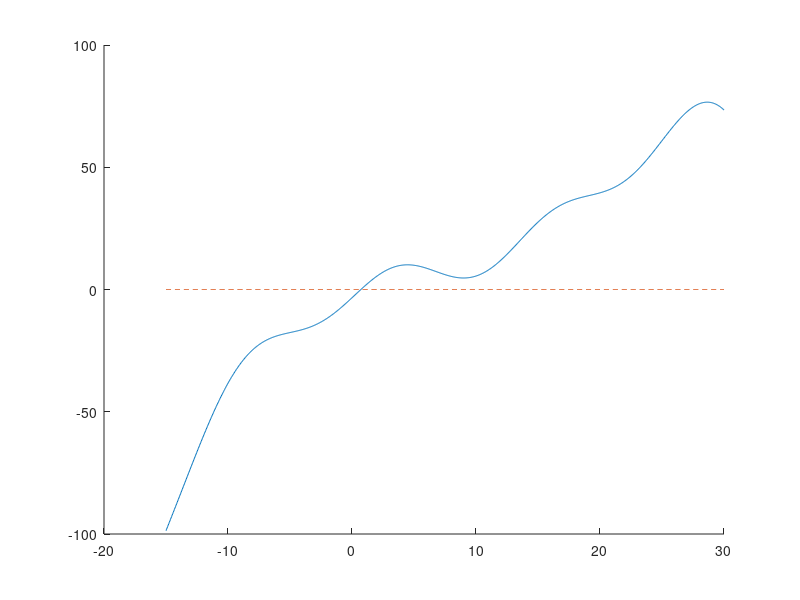

Here is the MATLAB script that generated this plot: (Note: this script raises an error after producing the figure.)
%% Definition of test function 01 and its derivative
test_func01 = @(x) (x.^3)/100 - (x.^2)/8 + 2*x + 6*sin(x/2+6) -.7 - exp(x/6);
test_derivative01 = @(x) 3*(x.^2)/100 - 2*x/8 + 2 +(6/2)*cos(x/2+6) - exp(x/6)/6;

%% Bisection Method Demonstration

x = linspace(-15, 30, 1000);

% plotting numerical root finding results from bisection method
figure();
hold on;
plot(x, test_func01(x));
plot(x, zeros(size(x)), '--');

bisection_root = bisection_solver(@test_function, -25, 25, 10e-14, 1000);

plot(bisection_root, test_func01(bisection_root), '.', MarkerSize=20);
legend('Function', 'Y=0', 'Root Approx.');

hold off;
%% Newton's Method Demonstration

x = linspace(-15, 30, 1000);

% plotting numerical root finding results from bisection method
figure();
hold on;
plot(x, test_func01(x));
plot(x, zeros(size(x)), '--');

newton_root = newton_solver_jojo(@test_function, 10, 10e-14, 1000);

plot(newton_root, test_func01(newton_root), '.', MarkerSize=20);
legend('Function', 'Y=0', 'Root Approx.');

hold off;

%% Secant Method Demonstration

x = linspace(-15, 30, 1000);

% plotting numerical root finding results from bisection method
figure();
hold on;
plot(x, test_func01(x));
plot(x, zeros(size(x)), '--');

secant_root = secant_solver_jojo(@test_function, 5, 10, 10e-14, 1000);

plot(secant_root, test_func01(secant_root), '.', MarkerSize=20);
legend('Function', 'Y=0', 'Root Approx.');

hold off;

%% Testing convergence for Bisection method (unsure if works)
% declare input_list as a global variable
global input_list;

% number of trials we would like to perform
num_iter = 100;

%list of estimate at current iteration (x_{n}) compiled across all trials
x_current_list = [];

% list of estimate at next iteration (x_{n+1}) compiled across all trials
x_next_list = [];

%keeps track of which iteration (n) in a trial each data point was 
% collected from
index_list = [];

% calculate root to base initial guesses off of
x_r_calc = bisection_solver(@convergence_test_func, -3, 3, 10e-14, 1000);

%loop through each trial
for n = 1:num_iter
    % pull out the left and right guess for the trial
    x0 = x_r_calc - 3*rand();
    x1 = x_r_calc + 3*rand();

    % clear the input_list global variable
    input_list = [];

    % run the newton solver
    [x_r, return_list] = bisection_convergence_test(@convergence_test_func, x0, x1, 10e-14, 1000);
    % at this point, input_list will be populated with the values that the 
    % solver called at each iteration. In other words, it is now 
    % [x_1,x_2,...x_n-1,x_n] append the collected data to the compilation
    x_current_list = [x_current_list,return_list(1:end-1)];
    x_next_list = [x_next_list,return_list(2:end)];
    %index_list = [index_list,1:length(input_list)-1];
end

% computing error based on guesses and highly accurate root
error_current = abs(x_current_list - x_r);
error_next = abs(x_next_list - x_r);

figure('Color', 'w');
loglog(error_current, error_next, 'r.', 'markerfacecolor', 'r', 'markersize', 4);
hold on;
title('Convergence Analysis for Bisection Method', 'FontSize', 14);
xlabel('\epsilon_{n}', 'FontSize', 18);
ylabel('\epsilon_{n+1}', 'FontSize', 18);
xlim([10e-16, 10e1]);
ylim([10e-19, 10e1])
grid on;
hold off;


%% Testing convergence for Newton's method
% declare input_list as a global variable
global input_list;

% number of trials we would like to perform
num_iter = 1000;

% list for the initial guesses that we would like to use each trial. These 
% guesses have all been chosen so that each trial will converge to the 
% same root because the root is somewhere between -3 and 3.
x0_list = linspace(-3,3,num_iter);

%list of estimate at current iteration (x_{n}) compiled across all trials
x_current_list = [];

% list of estimate at next iteration (x_{n+1}) compiled across all trials
x_next_list = [];

%keeps track of which iteration (n) in a trial each data point was 
% collected from
index_list = [];

%loop through each trial
for n = 1:num_iter
    % pull out the left and right guess for the trial
    x0 = x0_list(n);
    % clear the input_list global variable
    input_list = [];
    % run the newton solver
    x_r = newton_solver_jojo(@convergence_test_func, x0, 10e-14, 1000);
    % at this point, input_list will be populated with the values that the 
    % solver called at each iteration. In other words, it is now 
    % [x_1,x_2,...x_n-1,x_n] append the collected data to the compilation
    x_current_list = [x_current_list,input_list(1:end-1)];
    x_next_list = [x_next_list,input_list(2:end)];
    index_list = [index_list,1:length(input_list)-1];
end

% computing error based on guesses and highly accurate root
error_current = abs(x_current_list - x_r);
error_next = abs(x_next_list - x_r);

figure('Color', 'w');
loglog(error_current, error_next, 'r.', 'markerfacecolor', 'r', 'markersize', 4);
hold on;
title('Convergence Analysis for Newton''s Method', 'FontSize', 14);
xlabel('\epsilon_{n}', 'FontSize', 18);
ylabel('\epsilon_{n+1}', 'FontSize', 18);
xlim([10e-16, 10e1]);
ylim([10e-19, 10e1])
grid on;
hold off;

%% Testing convergence for Secant method
% declare input_list as a global variable
global input_list;

% number of trials we would like to perform
num_iter = 1000;

% list for the initial guesses that we would like to use each trial. These 
% guesses have all been chosen so that each trial will converge to the 
% same root because the root is somewhere between -3 and 3.
x0_list = linspace(-3, 3, num_iter);

%list of estimate at current iteration (x_{n}) compiled across all trials
x_current_list = [];

% list of estimate at next iteration (x_{n+1}) compiled across all trials
x_next_list = [];

%keeps track of which iteration (n) in a trial each data point was 
% collected from
index_list = [];

%loop through each trial
for n = 1:num_iter
    % pull out the left and right guess for the trial
    x0 = x0_list(n);
    % clear the input_list global variable
    input_list = [];
    % run the newton solver
    x_r = secant_solver_jojo(@convergence_test_func, x0, x0 + 0.1, 10e-14, 1000);
    % at this point, input_list will be populated with the values that the 
    % solver called at each iteration. In other words, it is now 
    % [x_1,x_2,...x_n-1,x_n] append the collected data to the compilation
    x_current_list = [x_current_list,input_list(1:end-1)];
    x_next_list = [x_next_list,input_list(2:end)];
    index_list = [index_list,1:length(input_list)-1];
end

% computing error based on guesses and highly accurate root
error_current = abs(x_current_list - x_r);
error_next = abs(x_next_list - x_r);

figure('Color', 'w');
loglog(error_current, error_next, 'r.', 'markerfacecolor', 'r', 'markersize', 4);
hold on;
title('Convergence Analysis for Secant Method', 'FontSize', 14);
xlabel('\epsilon_{n}', 'FontSize', 18);
ylabel('\epsilon_{n+1}', 'FontSize', 18);
xlim([10e-18, 10e1]);
ylim([10e-19, 10e1])
grid on;
hold off;

%% Testing convergence for fzero

% declare input_list as a global variable
global input_list;

% number of trials we would like to perform
num_iter = 1000;

% list for the initial guesses that we would like to use each trial. These 
% guesses have all been chosen so that each trial will converge to the 
% same root because the root is somewhere between -3 and 3.
x0_list = linspace(-3,3,num_iter);

%list of estimate at current iteration (x_{n}) compiled across all trials
x_current_list = [];

% list of estimate at next iteration (x_{n+1}) compiled across all trials
x_next_list = [];

%keeps track of which iteration (n) in a trial each data point was 
% collected from
index_list = [];

%loop through each trial
for n = 1:num_iter
    % pull out the left and right guess for the trial
    x0 = x0_list(n);
    % clear the input_list global variable
    input_list = [];
    % run the newton solver
    x_r = fzero(@convergence_test_func, x0);
    % at this point, input_list will be populated with the values that the 
    % solver called at each iteration. In other words, it is now 
    % [x_1,x_2,...x_n-1,x_n] append the collected data to the compilation
    x_current_list = [x_current_list,input_list(1:end-1)];
    x_next_list = [x_next_list,input_list(2:end)];
    index_list = [index_list,1:length(input_list)-1];
end

% computing error based on guesses and highly accurate root
error_current = abs(x_current_list - x_r);
error_next = abs(x_next_list - x_r);

figure('Color', 'w');
loglog(error_current, error_next, 'r.', 'markerfacecolor', 'r', 'markersize', 4);
hold on;
title('Convergence Analysis for fsolve', 'FontSize', 14);
xlabel('\epsilon_{n}', 'FontSize', 18);
ylabel('\epsilon_{n+1}', 'FontSize', 18);
xlim([10e-18, 10e1]);
ylim([10e-19, 10e1])
grid on;
hold off;

%% Data processing for Newton's method

% data points to be used in the regression
x_regression = []; % e_n
y_regression = []; % e_{n+1}

% iterate through the collected data
for n=1:length(index_list)
    % if the error is not too big or too small and it was enough iterations
    % into the trial...
    if error_current(n)>1e-15 && error_current(n)<1e-2 && error_next(n)>1e-14 && error_next(n)<1e-2 && index_list(n)>2
        % then add it to the set of points for regression
        x_regression(end+1) = error_current(n);
        y_regression(end+1) = error_next(n);
    end
end

% data points to be used in the regression
% p and k are the output coefficients
% generate Y, X1, and X2
% note that I use the transpose operator (')
% to convert the result from a row vector to a column
% If you are copy-pasting, the ' character may not work correctly
Y = log(y_regression)';
X1 = log(x_regression)';
X2 = ones(length(X1),1);
%run the regression
coeff_vec = regress(Y,[X1,X2]);
%pull out the coefficients from the fit
p = coeff_vec(1);
k = exp(coeff_vec(2));

% generate x data on a logarithmic range
fit_line_x = 10.^(-16:0.1:1);
% compute the corresponding y values
fit_line_y = k*fit_line_x.^p;

% visualize processed data
figure('Color', 'w');
loglog(error_current, error_next, 'r.', 'markerfacecolor', 'r', 'markersize', 4);
hold on;
loglog(x_regression, y_regression, 'g.', 'markerfacecolor', 'g', 'markersize', 4);
title('Convergence Analysis for Newton''s Method', 'FontSize', 14);
xlabel('\epsilon_{n}', 'FontSize', 18);
ylabel('\epsilon_{n+1}', 'FontSize', 18);
xlim([10e-16, 10e1]);
ylim([10e-19, 10e1])
grid on;
loglog(fit_line_x,fit_line_y, 'k--', 'LineWidth', 2);
legend('Raw', 'Processed', 'Fitted line');
hold off;

%% Compare regression k value to predicted k value

% for the first and second derivative of a function

%set the step size to be tiny
delta_x = 1e-6;

% compute the function at different points near x
f_left = test_func01(x_r - delta_x);
f_0 = test_func01(x_r);
f_right = test_func01(x_r + delta_x);

% approximate the first derivative
dfdx = (f_right - f_left) / (2*delta_x);

% approximate the second derivative
d2fdx2 = (f_right - 2*f_0 + f_left) / (delta_x^2);

% calculate predicted k value
k_pred = abs(0.5*(d2fdx2/dfdx));


%% Testing generalized convergence analysis function for Bisection method

% initialize L and R bounds
x_guess_list_0 = zeros(1000, 1);
x_guess_list_1 = zeros(1000, 1);

% solve for a very good root approx to base L and R bounds off of
x_r_calc = bisection_solver(@convergence_test_func_2, 0, 50, 10e-14, 1000);

% assign random values that are shifted away from the root for the test
for i = 1:1000
    x_guess_list_0(i) = x_r_calc - 3*rand();
    x_guess_list_1(i) = x_r_calc + 3*rand();
end

convergence_analysis("bisection", @convergence_test_func_2, [], x_guess_list_0, x_guess_list_1);

%% Testing generalized convergence analysis function for Newton's method

% initialize list of intial guesses
x0_list = ones(1000, 1);

% assign random values from 0-3
for i = 1:1000
    x0_list(i) = 3*rand();
end

convergence_analysis("newton", @convergence_test_func_2, x0_list, [], []);

%% Testing generalized convergence analysis function for Secant method

% initialize list of intial guesses
x0_list = ones(1000, 1);

% assign random values from 0-3
for i = 1:1000
    x0_list(i) = 3*rand();
end

convergence_analysis("secant", @convergence_test_func_2, x0_list, [], []);

%% Testing generalized convergence analysis function for fzero

% initialize list of intial guesses
x0_list = ones(1000, 1);

% assign random values from 0-3
for i = 1:1000
    x0_list(i) = 3*rand();
end

convergence_analysis("fzero", @convergence_test_func_2, x0_list, [], []);

%% Testing edge cases where f'(x_root) = 0

% initialize list of intial guesses
x0_list = ones(1000, 1);

% assign random values from 0-3
for i = 1:1000
    x0_list(i) = 3*rand();
end

convergence_analysis("newton", @edge_case_function, x0_list, [], []);

%% Testing sigmoid function with Newton's method

% initialize root test range
x_test_range = linspace(0, 50, 500);

% sort initial guesses into success or fail depending on convergence
success_list = [];
fail_list = [];

% find good root approx based on close initial guess
x_r = newton_solver_jojo(@sigmoid_test_function, 25, 10e-14, 1000);

% start testing initial guesses
for i=1:length(x_test_range)
    current_guess = x_test_range(i);
    root_approx = newton_solver_jojo(@sigmoid_test_function, current_guess, 10e-14, 1000);
    if isnan(root_approx)
        fail_list(end+1) = current_guess;
    else
        success_list(end+1) = current_guess;
    end
end

% initial guesses close to x_r are successful
figure();
hold on;
plot(x_test_range, sigmoid_test_function(x_test_range));
plot(x_test_range, zeros(1, length(x_test_range)), '--');
plot(success_list, sigmoid_test_function(success_list), 'g.');
plot(fail_list, sigmoid_test_function(fail_list), 'r.');
plot(x_r, sigmoid_test_function(x_r), 'b.', 'MarkerSize', 15);
legend('', '', 'Successful x0', 'Failed x0', 'Zero');
title('Initial Guess Testing with Newton''s Method on a Shifted Sigmoid Function');
grid on;
hold off;

%% Testing sigmoid function with secant method

% initialize root test range
x_test_range = linspace(0, 50, 200);

% sort initial guesses into success or fail depending on convergence
success_list_x0 = [];
success_list_x1 = [];
fail_list_x0 = [];
fail_list_x1 = [];

% find good root approx based on close initial guess
x_r = secant_solver_jojo(@sigmoid_test_function, 25, 0.0001, 10e-14, 1000);

% start testing initial guesses
for i=1:length(x_test_range)
    for j=1:length(x_test_range)
        current_guess_0 = x_test_range(i);
        current_guess_1 = x_test_range(j);
        root_approx = secant_solver_jojo(@sigmoid_test_function, current_guess_0, current_guess_1, 10e-14, 1000);
        if isnan(root_approx)
            fail_list_x0(end+1) = current_guess_0;
            fail_list_x1(end+1) = current_guess_1;
        else
            success_list_x0(end+1) = current_guess_0;
            success_list_x1(end+1) = current_guess_1;
        end
    end
end

% most initial guesses failed
figure();
hold on;
plot(success_list_x0, success_list_x1, 'g.');
plot(fail_list_x0, fail_list_x1, 'r.');
title('Initial Guess Testing with Secant Method on a Shifted Sigmoid Function');
xlabel('x0');
ylabel('x1')
grid on;
hold off;

%% Testing sigmoid function with fzero

% initialize root test range
x_test_range = linspace(0, 50, 500);

% sort initial guesses into success or fail depending on convergence
success_list = [];
fail_list = [];

% find good root approx based on close initial guess
x_r = fzero(@sigmoid_test_function, 25);

% start testing initial guesses
for i=1:length(x_test_range)
    current_guess = x_test_range(i);
    root_approx = fzero(@sigmoid_test_function, current_guess);
    if isnan(root_approx)
        fail_list(end+1) = current_guess;
    else
        success_list(end+1) = current_guess;
    end
end

% all initial guesses were successful
figure();
hold on;
plot(x_test_range, sigmoid_test_function(x_test_range));
plot(x_test_range, zeros(1, length(x_test_range)), '--');
plot(success_list, sigmoid_test_function(success_list), 'g.');
plot(fail_list, sigmoid_test_function(fail_list), 'r.');
plot(x_r, sigmoid_test_function(x_r), 'b.', 'MarkerSize', 15);
legend('', '', 'Successful x0', 'Failed x0', 'Zero');
title('Testing fzero on a Shifted Sigmoid Function');
grid on;
hold off;

%% Testing sigmoid function with bisection method

% for plotting purposes
x_test_range = linspace(0, 50, 500);

% sort initial guesses into success or fail depending on convergence
success_list = [];
fail_list = [];

% find good root approx based on close initial guess
x_r = bisection_solver(@sigmoid_test_function, 25, 30, 10e-14, 1000);

% initialize root test range
x_test_range_L = linspace(0, x_r - 0.01, 250);
x_test_range_R = linspace(x_r + 0.01, x_r + (50 - x_r), 250);

% start testing initial guesses
for i=1:length(x_test_range_L)
    current_guess_L = x_test_range_L(i);
    current_guess_R = x_test_range_R(i);
    root_approx = bisection_solver(@sigmoid_test_function, current_guess_L, current_guess_R, 10e-14, 1000);
    disp(root_approx)
    if isnan(root_approx)
        fail_list = [fail_list, [current_guess_L, current_guess_R]];
    else
        success_list = [success_list, [current_guess_L, current_guess_R]];
    end
end

% all initial guess pairs were successful
figure();
hold on;
plot(x_test_range, sigmoid_test_function(x_test_range));
plot(x_test_range, zeros(1, length(x_test_range)), '--');
plot(success_list, sigmoid_test_function(success_list), 'g.');
plot(fail_list, sigmoid_test_function(fail_list), 'r.');
plot(x_r, sigmoid_test_function(x_r), 'b.', 'MarkerSize', 15);
legend('', '', 'Successful x0', 'Failed x0', 'Zero');
title('Testing Bisection Method on a Shifted Sigmoid Function');
grid on;
hold off;